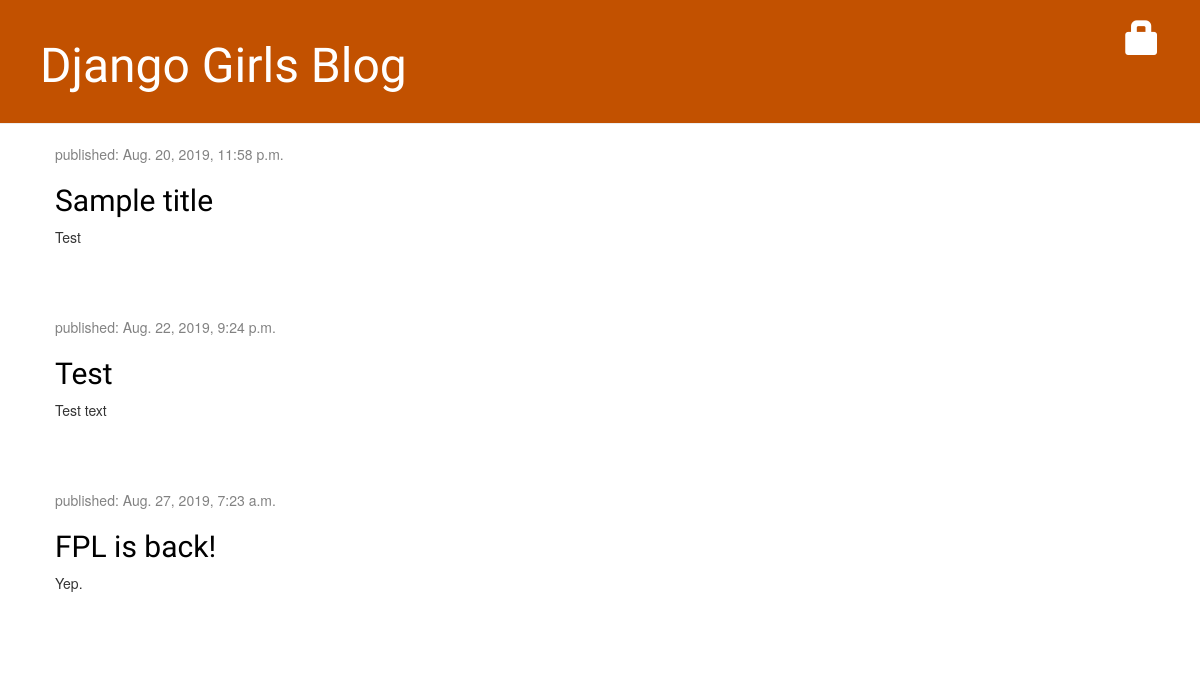
Screenshot of /blog/ with the database file from the repository.
### blog/models.py (models this page shows, shortened)
class Post(models.Model):
	author = models.ForeignKey(settings.AUTH_USER_MODEL, on_delete = models.CASCADE)
	title = models.CharField(max_length = 200)
	text = models.TextField()
	created_date = models.DateTimeField(default = timezone.now())
	published_date = models.DateTimeField(blank = True, null = True)

### blog/views.py (the view)
# urls.py: path('', views.post_list, name='post_list'),
def post_list(request):
	posts = Post.objects.filter(published_date__lte = timezone.now()).order_by('published_date')
	return render(request, 'blog/post_list.html', {'posts': posts})

### blog/templates/blog/post_list.html
{% extends 'blog/base.html' %}
{% block content %}
    {% for post in posts %}
        <div class="post">
            <div class="date">
                <p>published: {{ post.published_date }}</p>
            </div>
            <h2><a href="{% url 'post_detail' pk=post.pk %}">{{ post.title }}</a></h2>
            <p>{{ post.text|linebreaksbr }}</p>
        </div>
    {% endfor %}
{% endblock %}

### blog/static/blog/blog.css (style rules this page uses)
h1 a, h2 a { color: #C25100; font-family: 'Lobster'; }
h1, h2, h3, h4 { font-family: 'Lobster', cursive; }
.date { color: #828282; }
.post { margin-bottom: 70px; }
.post h2 a, .post h2 a:visited { color: #000000; }

### rows the page displays
Post: published_date "Aug. 20, 2019, 11:58 p.m.", title "Sample title", text "Test"
Post: published_date "Aug. 22, 2019, 9:24 p.m.", title "Test", text "Test text"
Post: published_date "Aug. 27, 2019, 7:23 a.m.", title "FPL is back!", text "Yep."
